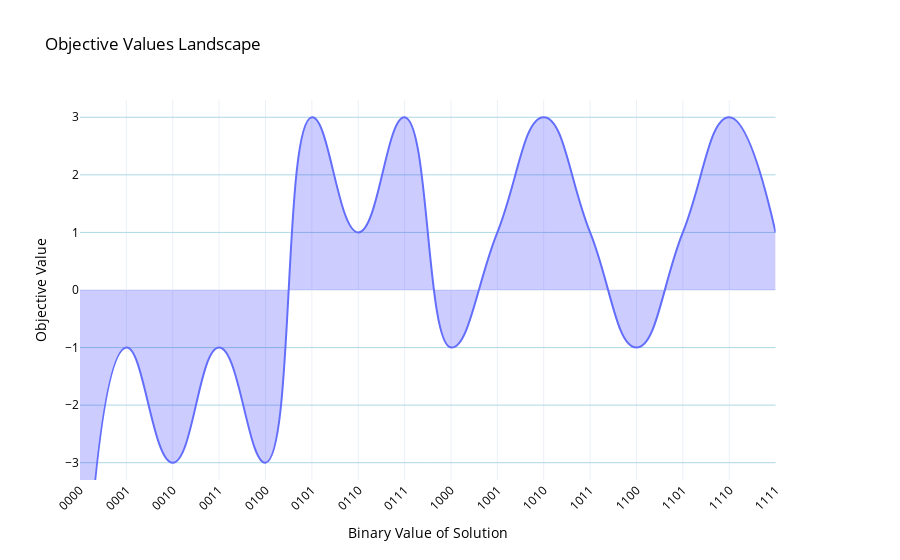

The code cell stored with this chart in its notebook:
### Code cell
brute_force_results = brute_force_max(B, v)
plot_results_union_plotly(
    brute_force_results,
    {},
    plot_name="Objective Values Landscape",
    spline_smoothing=1.3
)

### Figure 1 — Plotly figure (JSON) as saved in the notebook; plotly's stock layout.template omitted (floating-point values rounded to 4 significant figures)
{"data": [{"fill": "tozeroy", "fillcolor": "rgba(0,0,255,0.2)", "line": {"shape": "spline", "smoothing": 1.3}, "mode": "lines", "name": "Objective Value", "type": "scatter", "x": ["0000", "0001", "0010", "0011", "0100", "0101", "0110", "0111", "1000", "1001", "1010", "1011", "1100", "1101", "1110", "1111"], "xaxis": "x", "y": [-7, -1, -3, -1, -3, 3, 1, 3, -1, 1, 3, 1, -1, 1, 3, 1], "yaxis": "y"}], "layout": {"font": {"color": "black"}, "legend": {"orientation": "h", "x": 0.5, "xanchor": "center", "y": 1.02, "yanchor": "bottom"}, "title": {"text": "Objective Values Landscape"}, "xaxis": {"anchor": "y", "domain": [0, 0.94], "tickangle": -45, "title": {"text": "Binary Value of Solution"}}, "yaxis": {"anchor": "x", "domain": [0, 1], "dtick": 1, "gridcolor": "lightblue", "range": [-3.3, 3.3], "showgrid": true, "tick0": 0, "title": {"text": "Objective Value"}}, "yaxis2": {"anchor": "x", "overlaying": "y", "side": "right"}}}
